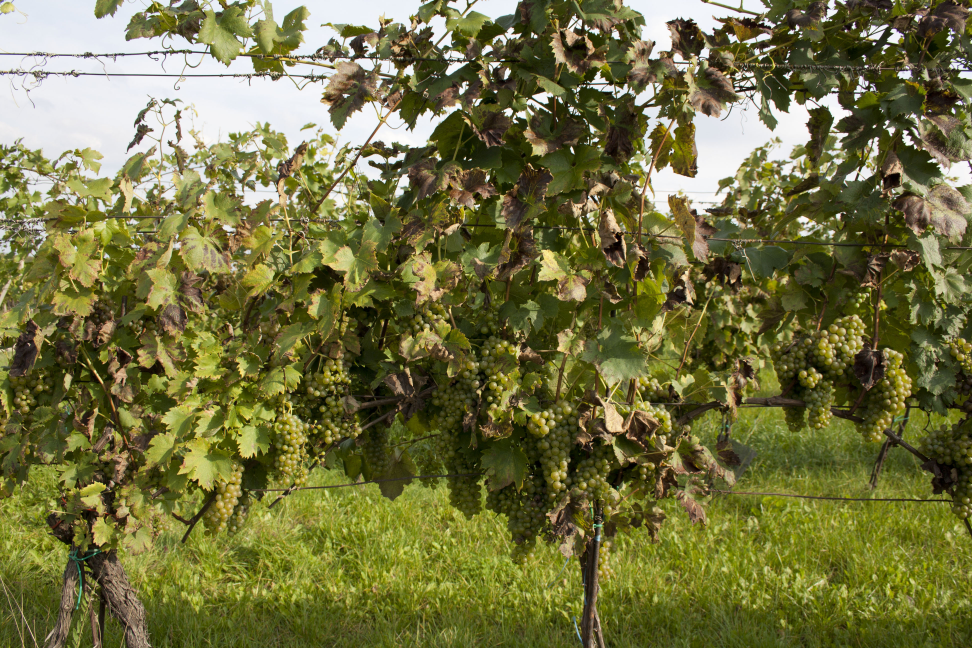
%> input picture dataset/Source Images/Training sets/01-XX-03.jpg, 3888 x 2592 px, given in place of 09-XX-05.jpg, which was not available (shown at 1/4 size)
$ octave PruebaSegmentacion.m   (GNU Octave 9; MATLAB toolbox functions it lacks are replaced by stand-ins)
%> lines starting %> are read from the running program, lines starting %| are printed output that depends on the picture; pictures that were not available may be replaced by others from this repository, and a replacement may not be noted
### LecturaImagenCompleta.m
function [MatrizImput]=LecturaImagenCompleta(Nombre)

    MatrizImput=[];
    FRedVector=[];
    FGreenVector=[];
    FBlueVector=[];
    FRGVector=[];
    FRBVector=[];
    FGRVector=[];
    FGBVector=[];
    FBRVector=[];
    FBGVector=[];
    FGRBVector=[];
    FHVector=[];
    FSVector=[];
    FVVector=[];
    FLVector=[];
    FAVector=[];
    FBVector=[];
    Etiquetas=[];
    %for k = 1:length(myFiles)
            %FileName = myFiles(k).name;
            %NombreImagen=strcat(Carpeta,FileName);
            Imagen=imread(Nombre);
            display(size(Imagen));
%|    2592   3888      3
            hsv = rgb2hsv(Imagen);
            lab = rgb2lab(Imagen);
            %display('*******');
            lab=double(lab)/255;
            Imagen=im2double(Imagen);
            %display(Imagen);
            redChannel = Imagen(:, :, 1);
            redVector= reshape(redChannel, 1, []);
            %redVector=double(redVector)/255;
            greenChannel = Imagen(:, :, 2);
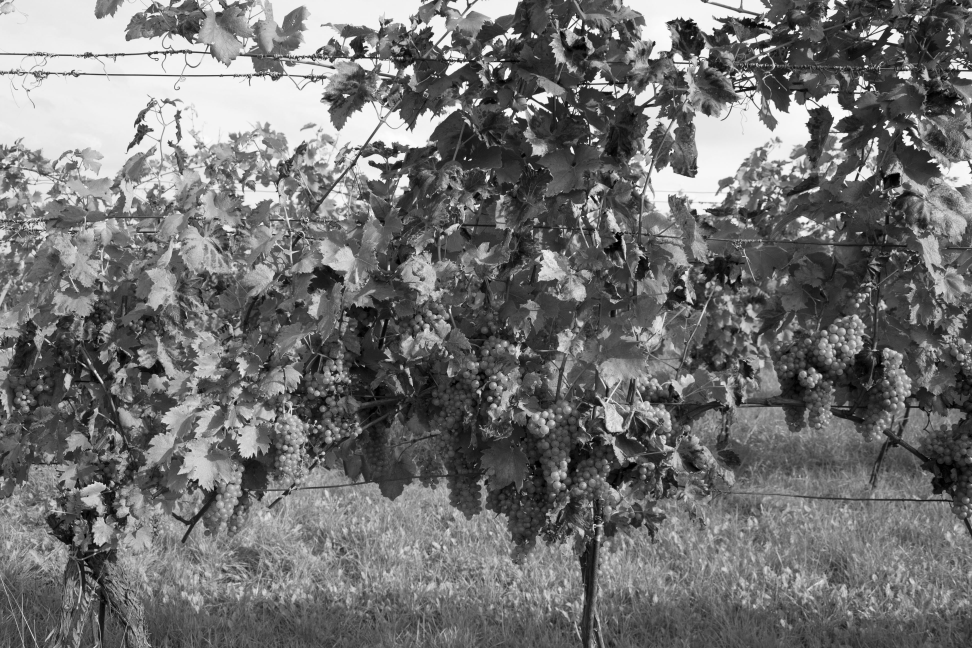
%> greenChannel: size 2592x3888 double (shown at 1/4 size); min 0, max 1, mean 0.444
            greenVector= reshape(greenChannel, 1, []);
            %greenVector=double(greenVector)/255;
            blueChannel = Imagen(:, :, 3);
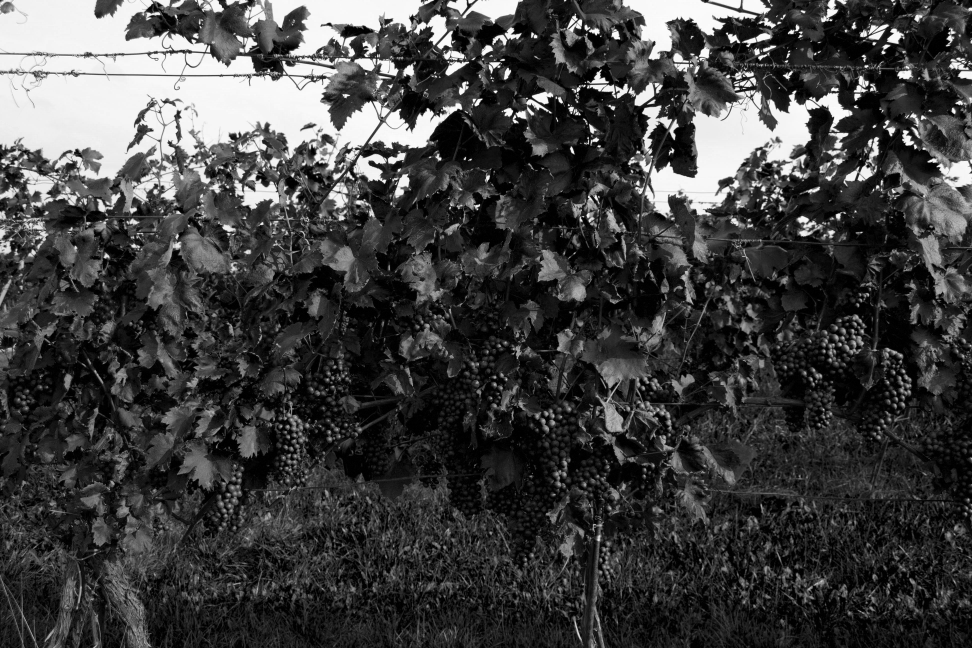
%> blueChannel: size 2592x3888 double (shown at 1/4 size); min 0, max 1, mean 0.252
            blueVector= reshape(blueChannel, 1, []);
            %blueVector=double(blueVector)/255;
            RB=redChannel-blueChannel;
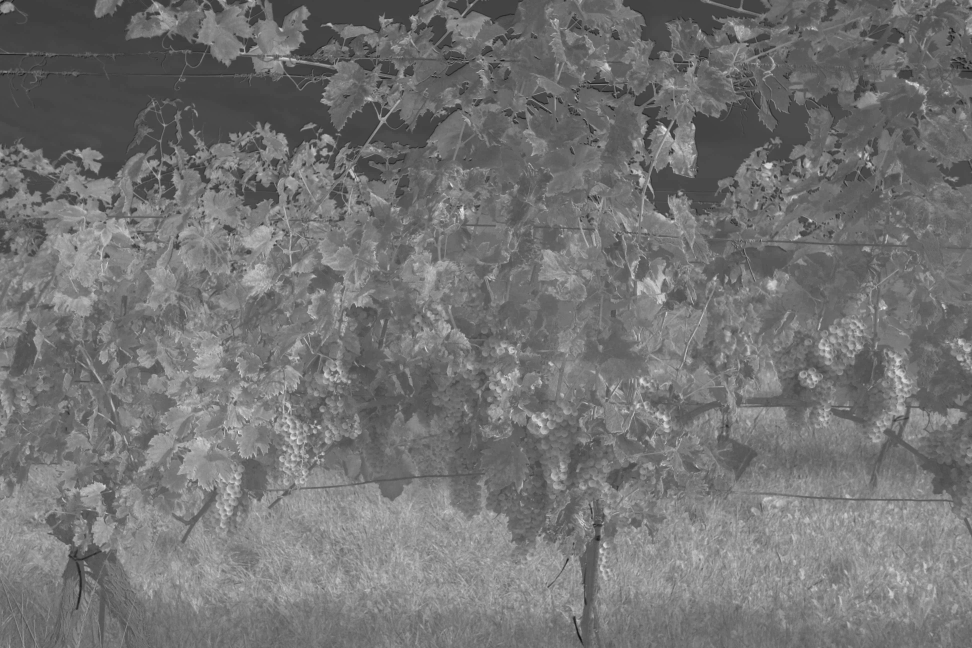
%> RB: size 2592x3888 double (shown at 1/4 size); min -0.376, max 0.886, mean 0.196; drawn with min black and max white
            RBVector=reshape(RB, 1, []);
            %RBVector=double(RBVector)/255;
            RG=redChannel-greenChannel;
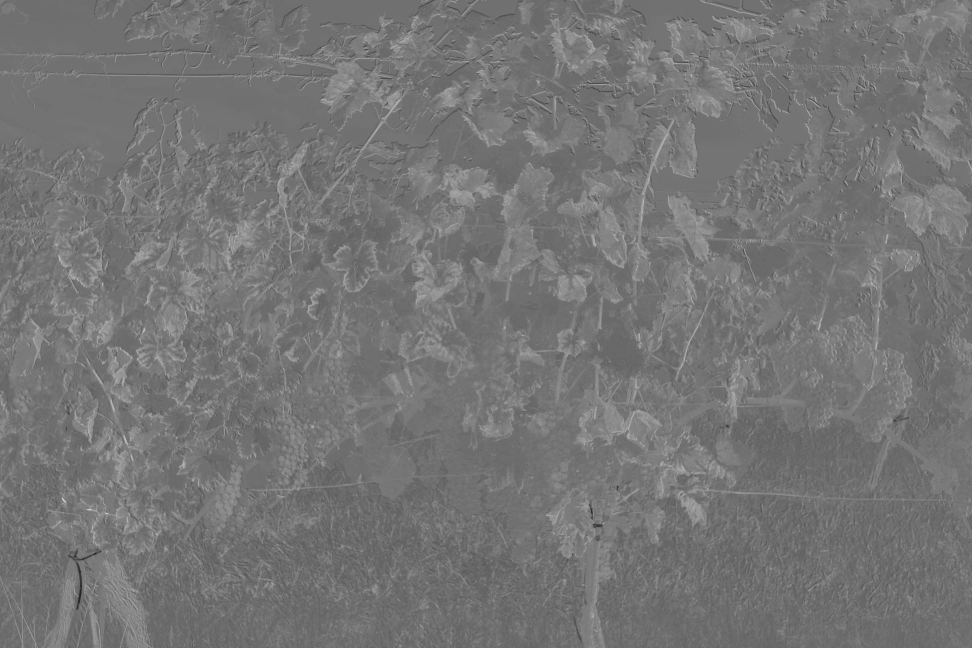
%> RG: size 2592x3888 double (shown at 1/4 size); min -0.502, max 0.596, mean 0.00384; drawn with min black and max white
            RGVector=reshape(RG, 1, []);
            %RGVector=double(RGVector)/255;
            GR=greenChannel-redChannel;
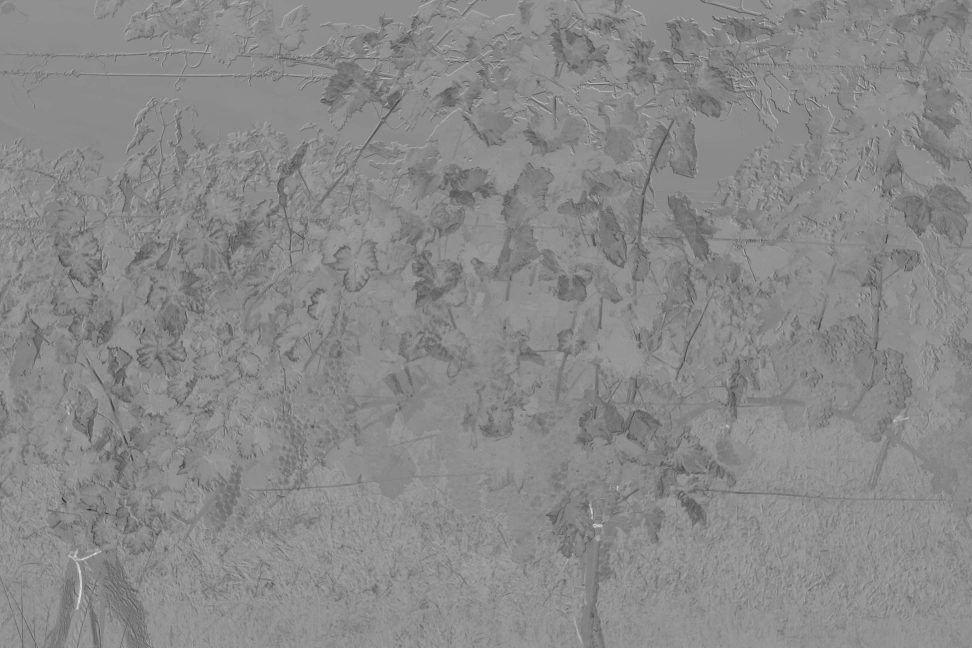
%> GR: size 2592x3888 double (shown at 1/4 size); min -0.596, max 0.502, mean -0.00384; drawn with min black and max white
            GRVector=reshape(GR, 1, []);
            %GRVector=double(GRVector)/255;
            GB=greenChannel-blueChannel;
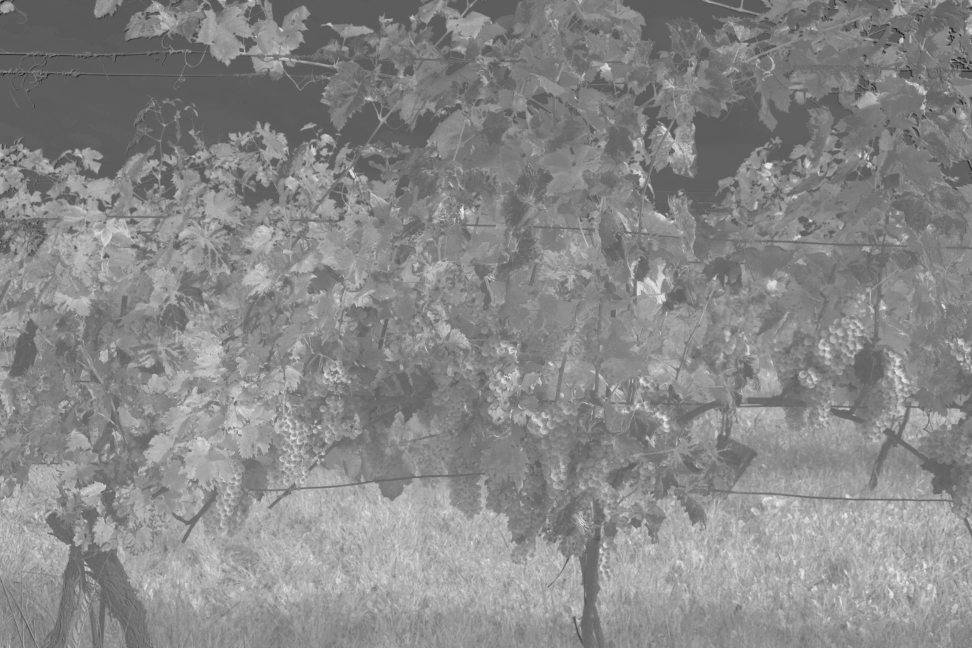
%> GB: size 2592x3888 double (shown at 1/4 size); min -0.486, max 0.78, mean 0.192; drawn with min black and max white
            GBVector=reshape(GB, 1, []);
            %GBVector=double(GBVector)/255;
            BR=blueChannel-redChannel;
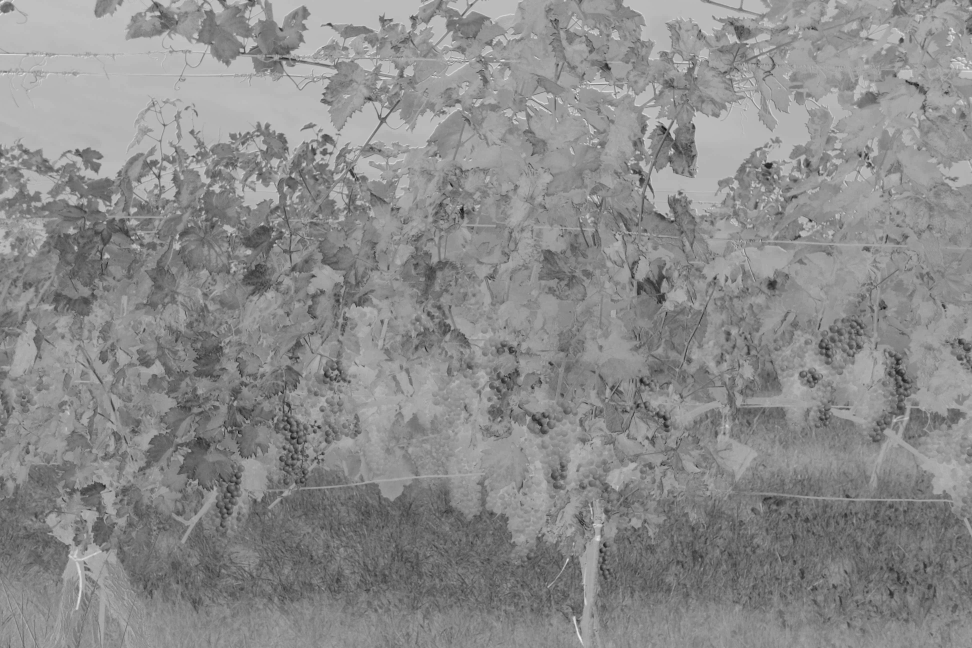
%> BR: size 2592x3888 double (shown at 1/4 size); min -0.886, max 0.376, mean -0.196; drawn with min black and max white
            BRVector=reshape(BR, 1, []);
            %BRVector=double(BRVector)/255;
            BG=blueChannel-greenChannel;
            BGVector=reshape(BG, 1, []);
            %BGVector=double(BGVector)/255;
            GRB=(2*greenChannel-redChannel-blueChannel)/255;
            GRBVector=reshape(GRB, 1, []);
            %GRBVector=double(GRBVector)/255;
            h = hsv(:, :, 1);
            HVector= reshape(h, 1, []);
            s = hsv(:, :, 2);
            SVector= reshape(s, 1, []);
            v = hsv(:, :, 3);
            VVector= reshape(v, 1, []);
            l = lab(:, :, 1);
            LVector= reshape(l, 1, []);
            a = lab(:, :, 2);
            AVector= reshape(a, 1, []);
            b = lab(:, :, 3);
            BVector= reshape(b, 1, []);
            FRedVector=horzcat(FRedVector,redVector);
            FGreenVector=horzcat(FGreenVector,greenVector);
            FBlueVector=horzcat(FBlueVector,blueVector);
            FRGVector=horzcat(FRGVector,RGVector);
            FRBVector=horzcat(FRBVector,RBVector);
            FGRVector=horzcat(FGRVector,GRVector);
            FGBVector=horzcat(FGBVector,GBVector);
            FBRVector=horzcat(FBRVector,BRVector);
            FBGVector=horzcat(FBGVector,BGVector);
            FGRBVector=horzcat(FGRBVector,GRBVector);
            FHVector=horzcat(FHVector,HVector);
            FSVector=horzcat(FSVector,SVector);
            FVVector=horzcat(FVVector,VVector);
            FLVector=horzcat(FLVector,LVector);
            FAVector=horzcat(FAVector,AVector);
            FBVector=horzcat(FBVector,BVector);
           %Etiqueta=FileName(1);
            %display(Etiqueta);
          %  if Etiqueta=='N'
                numero=0;
          %  else
                numero=1;
          %  end;
          %  for i = 1:100
                Etiquetas=vertcat(Etiquetas,numero);
          % [6 lines of commented-out code are left out]

    MatrizImput=vertcat(MatrizImput,FRedVector,FGreenVector,FBlueVector,FRGVector...
                        ,FRBVector,FGRVector,FGBVector,FBRVector,FBGVector...
                        ,FGRBVector,FHVector,FSVector,FVVector,FLVector,FAVector,FBVector);
    %display(MatrizImput);
    FGreenVector=[];
    FBlueVector=[];
    FRGVector=[];
    FRBVector=[];
    FGRVector=[];
    FGBVector=[];
    FBRVector=[];
    FBGVector=[];
    FGRBVector=[];
    FHVector=[];
    FSVector=[];
    FVVector=[];
    FLVector=[];
    FAVector=[];
    FBVector=[];
    %MatrizImput=MatrizImput';
    %Etiquetas=Etiquetas';
    %display(Etiquetas);
%> the run ends on the next line
    MatrizImput=MatrizImput';
    %display(MatrizImput);
    display('Finalizo Lectura');
end

### PruebaSegmentacion.m
NombreFoto='dataset/Source Images/Training sets/01-XX-03.jpg';
SalidaFoto='Resultados/01-XX-03.png';
%[DatosEntradaPaper]=LecturaImagenCompleta(NombreFoto);
%ClassRN(net,x_ga_opt,DatosEntradaPaper,NombreFoto,SalidaFoto);
NombreFoto='dataset/Source Images/Training sets/02-XX-03.jpg';
SalidaFoto='Resultados/02-XX-03.png';
%[DatosEntradaPaper]=LecturaImagenCompleta(NombreFoto);
%ClassRN(net,x_ga_opt,DatosEntradaPaper,NombreFoto,SalidaFoto);
NombreFoto='dataset/Source Images/Training sets/04-XX-03.jpg';
SalidaFoto='Resultados/04-XX-03.png';
%[DatosEntradaPaper]=LecturaImagenCompleta(NombreFoto);
%ClassRN(net,x_ga_opt,DatosEntradaPaper,NombreFoto,SalidaFoto);
NombreFoto='dataset/Source Images/Training sets/05-XX-03.jpg';
SalidaFoto='Resultados/05-XX-03.png';
%[DatosEntradaPaper]=LecturaImagenCompleta(NombreFoto);
%ClassRN(net,x_ga_opt,DatosEntradaPaper,NombreFoto,SalidaFoto);
NombreFoto='dataset/Source Images/Training sets/09-XX-05.jpg';
SalidaFoto='Resultados/09-XX-05.png';
[DatosEntradaPaper]=LecturaImagenCompleta(NombreFoto);
